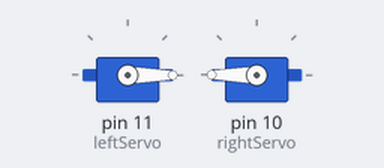
A sketch run on a simulated Arduino Nano, built with avr-gcc and run on an emulated ATmega328P. On the bench: 2 × servo.

Above: at 0.05 s.
At 5.45 s:
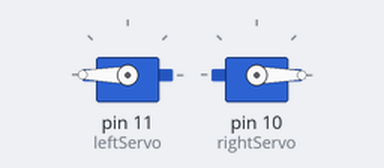
At 10.05 s:
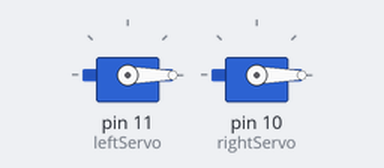
At 10.9 s:
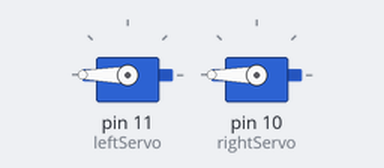
Timing chart, 0 to 14.2 s (numbered marks = the images above):
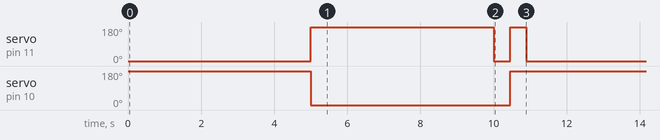

Measured:
- by itself, servo on pin 11 (leftServo): repeats every 10.9 s: 0° 0.45 s, 180° 0.45 s, 0° 5.0 s, 180° 5.0 s
- by itself, servo on pin 10 (rightServo): alternates 180° for 5.5 s and 0° for 5.5 s

The sketch:

Teste_Motores.ino
```cpp
//Controle 2 servo motores alterados como propulsão de um robô

/*
                      +-----+
         +------------| USB |------------+
         |            +-----+            |
    B5   | [ ]D13/SCK        MISO/D12[ ] |   B4
         | [ ]3.3V           MOSI/D11[S]~|   B3
         | [ ]V.ref     ___    SS/D10[S]~|   B2
    C0   | [ ]A0       / N \       D9[ ]~|   B1
    C1   | [ ]A1      /  A  \      D8[ ] |   B0
    C2   | [ ]A2      \  N  /      D7[ ] |   D7
    C3   | [ ]A3       \_0_/       D6[ ]~|   D6
    C4   | [ ]A4/SDA               D5[ ]~|   D5
    C5   | [ ]A5/SCL               D4[ ] |   D4
         | [ ]A6              INT1/D3[ ]~|   D3
         | [ ]A7              INT0/D2[ ] |   D2
         | [ ]5V                  GND[ ] |
    C6   | [ ]RST                 RST[ ] |   C6
         | [ ]GND   5V MOSI GND   TX1[ ] |   D0
         | [ ]Vin   [ ] [ ] [ ]   RX1[ ] |   D1
         |          [ ] [ ] [ ]          |
         |          MISO SCK RST         |
         | NANO-V3                       |
         +-------------------------------+

         http://busyducks.com/ascii-art-arduinos
*/

//------------------------------------------------------------------------------------------

#include <Servo.h>//Loads commands to create Servo objects which generate PWM signals

//==================================================
// [S] pino de controle do servo conectado ao pino 7
//==================================================
#define rightServo 10
#define leftServo 11
Servo leftDrive;  // create servo object to control a servo
Servo rightDrive; //another servo object for the left side

void setup()
{
  leftDrive.attach(leftServo);  // attaches the servo on pin 9 to the servo object
  rightDrive.attach(rightServo);  // attaches the servo on pin 9 to the servo object
}

void loop()
{
  //example routine
  driveForward();
  driveBackward();
  turnRight();
  turnLeft();
}

//the following functions are examples, you could easily make the robot
//move on curved paths or at varying speeds by changing these numbers
//0 is full forward, 90 is stop and 180 is full reverse. The case may be the
//opposite for your build

//drives straight for 1 second
void driveForward()
{
  leftDrive.attach(leftServo);  // attaches the Left Servo on pin 11 to the servo object
  rightDrive.attach(rightServo);  // attaches the Right Servo on pin 10 to the servo object

  leftDrive.write(0);
  rightDrive.write(180);

  delay(5000);

  leftDrive.detach();
  rightDrive.detach();
}

//drives straight backward for 1 second
void driveBackward()
{
  leftDrive.attach(leftServo);  // attaches the Left Servo on pin 11 to the servo object
  rightDrive.attach(rightServo);  // attaches the Right Servo on pin 10 to the servo object

  leftDrive.write(180);
  rightDrive.write(0);

  delay(5000);

  leftDrive.detach();
  rightDrive.detach();
}

//turns right about 90 degrees
void turnRight()
{
  leftDrive.attach(leftServo);  // attaches the Left Servo on pin 11 to the servo object
  rightDrive.attach(rightServo);  // attaches the Right Servo on pin 10 to the servo object

  leftDrive.write(0);
  rightDrive.write(0);

  delay(450);

  leftDrive.detach();
  rightDrive.detach();
}

//turns left about 90 degrees
void turnLeft()
{
  leftDrive.attach(leftServo);  // attaches the Left Servo on pin 11 to the servo object
  rightDrive.attach(rightServo);  // attaches the Right Servo on pin 10 to the servo object

  leftDrive.write(180);
  rightDrive.write(180);

  delay(450);

  leftDrive.detach();
  rightDrive.detach();
}

//end code---------------------------------------------
```
